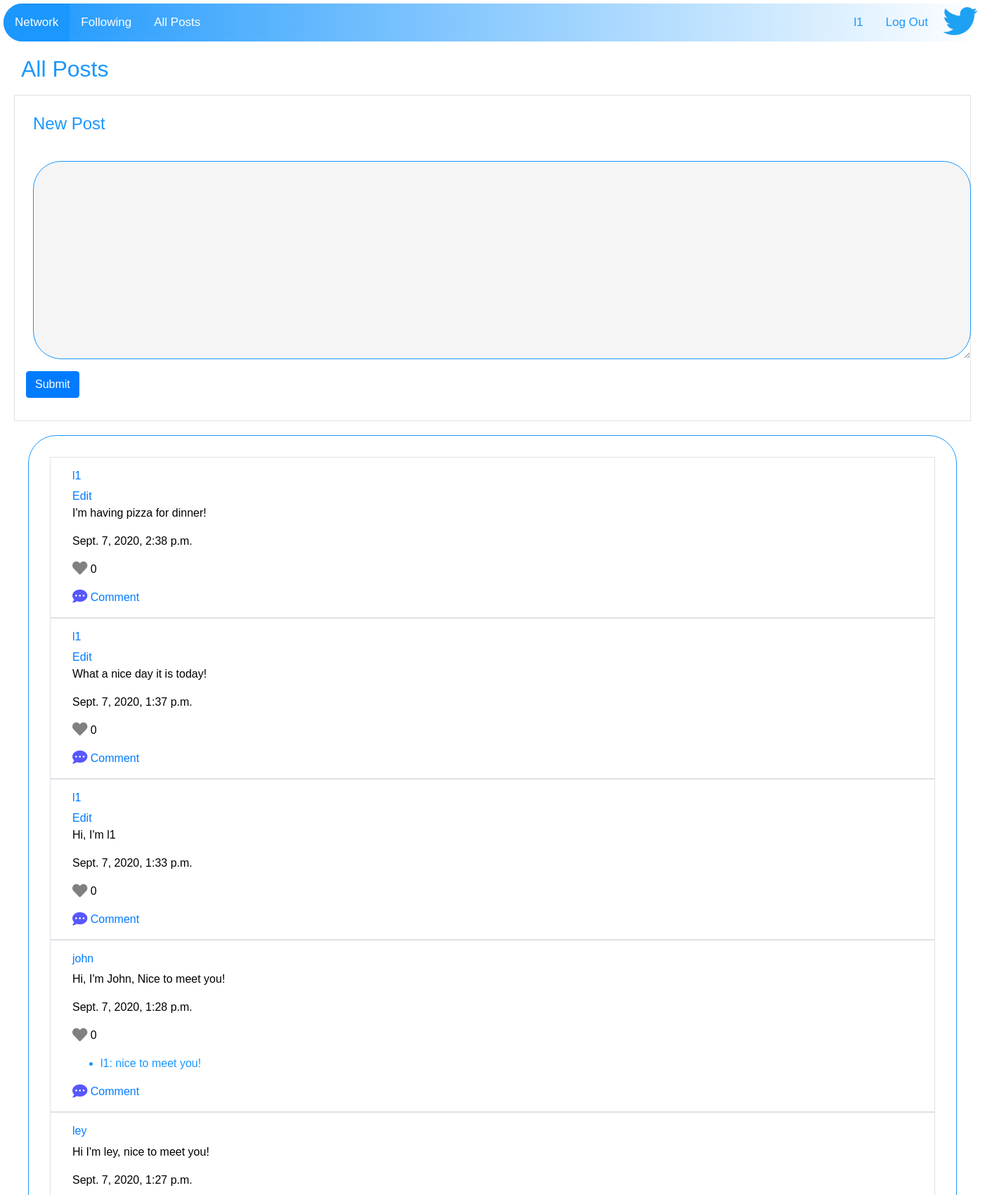
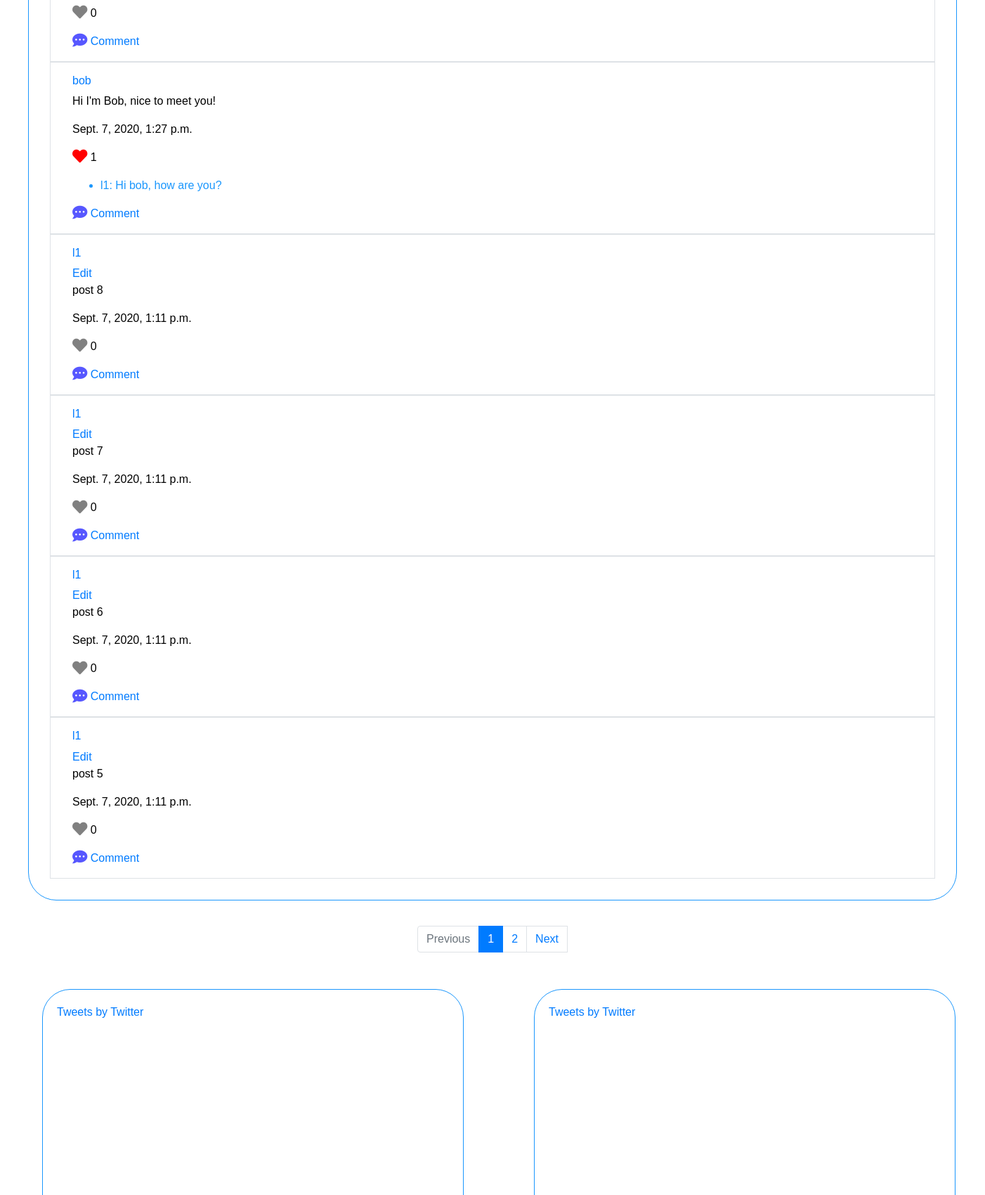
The page / (signed in, upper part) on the database its author committed (2 pictures, top to bottom).
### network/models.py (models this page shows, shortened)
class User(AbstractUser):
    pass

class Post(models.Model):
    user = models.ForeignKey(User, on_delete = models.CASCADE, related_name="post_user")
    text = models.TextField()
    time = models.DateTimeField(auto_now_add=True)
    likes = models.ForeignKey(Like, null=True, blank=True, on_delete = models.CASCADE, related_name="post_likes")
    comments = models.ManyToManyField(Comment, blank=True, related_name="post_comments")

class Like(models.Model):
    users = models.ManyToManyField(User, related_name="like_users")
    num = models.PositiveIntegerField(default=0)

class Comment(models.Model):
    user = models.ForeignKey(User, blank=True, on_delete = models.CASCADE, related_name="comment_user")
    comment = models.TextField()

### network/views.py (the view, shortened to what this page needs)
# urls.py: path("", views.index, name="index"),
def index(request):
    if request.user.is_authenticated:
        if request.method == 'GET':
            all_posts = Post.objects.all().order_by('-time')
            page = request.GET.get('page', 1)
            paginator = Paginator(all_posts, 10)
            try:
                posts = paginator.page(page)
            except PageNotAnInteger:
                posts = paginator.page(1)
            except EmptyPage:
                posts = paginator.page(paginator.num_pages)
            post_form = PostForm(initial={'user': request.user})
            comment_form = CommentForm(initial={'user': request.user})
            return render(request, "network/index.html", {'posts': posts, 'post_form': post_form, 'comment_form': comment_form})
    else:
        return HttpResponseRedirect(reverse("login"))

### network/models.py
class PostForm(ModelForm):
    class Meta:
        model = Post
        fields = ('text',)
        exclude = ('user','time','likes','comments',)
        widgets = {
            "message": Textarea(
                attrs={"rows": 5, "cols": 200}
            )
        }
        error_messages = {
            'text': {
                'max_length': _("This post is too long."),
            },
        }

class CommentForm(ModelForm):
    class Meta:
        model = Comment
        fields = ('comment',)
        exclude = ('user',)
        labels = {
            "comment": _("Comment"),
        }
        widgets = {
            "message": Textarea(
                attrs={"rows": 5, "cols": 200}
            )
        }
        error_messages = {
            'text': {
                'max_length': _("This comment is too long."),
            },
        }

### network/templates/network/index.html (shortened to what this page needs)
{% extends "network/layout.html" %}
{% load static %}
{% block body %}
    <h2>All Posts</h2>
    <div class='row border mx-auto p-3' id="new_post">
        <h4>New Post</h4>
        <form action="{% url 'index' %}" method="POST" class="form-group">
            {{ post_form.text }}
            <input type="submit" class="btn btn-primary" name="post-submit" id="post-submit">
        </form>
    </div>
    <div id="posts">
        {% for post in posts %}
            <div class='row border mx-auto p-3' id="post">
                <div class="col-sm-12">
                    <h6><a href="{% url 'profile' post.user.id %}">{{ post.user }}</a></h6>
                    {% if request.user == post.user %}
                        <a href="" class="edit" id="{{ post.id }}">Edit</a>
                    {% endif %}
                    <p class="pt" id="{{ post.id }}">{{ post.text }}</p>
                    <p id="time">{{ post.time }}</p>
                    <p>
                        {% if request.user in post.likes.users.all %}
                            <a href="">
                                <i class="fas fa-heart fa-lg" name="heart" id="{{ post.id }}" style="color:red;"></i>
                            </a>
                        {% else %}
                            <a href="">
                            <i class="fas fa-heart fa-lg" name="heart" id="{{ post.id }}" style="color:gray;"></i>
                            </a>
                        {% endif %}
                        <span class="num-like" id="{{ post.id }}">{{ post.likes.num }}</span>
                    </p>
                    <ul id="comments">
                        {% for c in post.comments.all %}
                            <li>{{ c.user }}: {{ c.comment }}</li>
                        {% endfor %}
                    </ul>
                    <a href="" class="comment" id="{{ post.id }}"><i class="fas fa-comment-dots fa-lg" style="color:rgb(87, 87, 255);"></i> Comment</a>
                </div>
            </div>
        {% endfor %}
    </div>
    <div class='row justify-content-center mx-auto p-3' id='pages'>
        {% if posts.has_other_pages %}
            <nav aria-label="...">
                <ul class="pagination justify-content-center">
                    {% if posts.has_previous %}
                        <li><a class="page-link" href="?page={{ posts.previous_page_number }}" tabindex="-1" aria-disabled="true">Previous</a></li>
                    {% else %}
                        <li class="page-item disabled"><span class="page-link">Previous</span></li>
                    {% endif %}
                    {% for i in posts.paginator.page_range %}
                        {% if posts.number == i %}
                            <li class="page-item active" aria-current="page">
                                <span class="page-link">
                                    {{ i }}
                                </span>
                            </li>
                        {% else %}
                            <li><a href="?page={{ i }}"><span class="page-link">{{ i }}</span></a></li>
                        {% endif %}
                    {% endfor %}
                    {% if posts.has_next %}
                        <li><a class="page-link" href="?page={{ posts.next_page_number }}">Next</a></li>
                    {% else %}
                        <li class="page-item disabled"><span class="page-link" tabindex="-1" aria-disabled="true">Next</span></li>
                    {% endif %}
                </ul>
            </nav>
        {% endif %}
    </div>
    <div id="box1">
        <a class="twitter-timeline" href="https://twitter.com/Twitter?ref_src=twsrc%5Etfw">Tweets by Twitter</a> <script async src="https://platform.twitter.com/widgets.js" charset="utf-8"></script>
    </div>
    <div id="box2">
        <a class="twitter-timeline" href="https://twitter.com/bbcworld">Tweets by Twitter</a> <script async src="https://platform.twitter.com/widgets.js" charset="utf-8"></script>
    </div>
{% endblock %}

### network/templates/network/layout.html (shortened to what this page needs)
{% load static %}
<!DOCTYPE html>
<html lang="en">
    <head>
        <link rel="stylesheet" href="https://stackpath.bootstrapcdn.com/bootstrap/4.4.1/css/bootstrap.min.css">
        <link href="{% static 'network/styles.css' %}" rel="stylesheet">
        <link rel="stylesheet" href="https://use.fontawesome.com/releases/v5.14.0/css/solid.css">
        <link rel="stylesheet" href="https://use.fontawesome.com/releases/v5.14.0/css/fontawesome.css">
    </head>
    <body>
        <div class="topnav">
            <a class="active" href="#">Network</a>
            {% if user.is_authenticated %}
            <a href="{% url 'following' %}">Following</a>
            {% endif %}
            <a href="{% url 'index' %}">All Posts</a>
            <div class="topnav-right">
                {% if user.is_authenticated %}
                    <a href="#" style="color: rgb(27, 151, 253);">{{ user.username }}</a>
                    <a href="{% url 'logout' %}" style="color: rgb(27, 151, 253);">Log Out</a>
                {% else %}
                    <a href="{% url 'login' %}" style="color: rgb(27, 151, 253);">Log In</a>
                    <a href="{% url 'register' %}" style="color: rgb(27, 151, 253);">Register</a>
                {% endif %}
                <img src="{% static '/network/twitter.png' %}" style="height: 50px; width: 60px;padding: 5px;">
            </div>
          </div>
        <div class="container-fluid">
            {% block body %}
            {% endblock %}
        </div>
    </body>
</html>

### network/static/network/styles.css (style rules this page uses)
textarea { min-height: 100px; min-width: 1335px; background-color: whitesmoke; padding: 20px; color:black; margin: 10px; border-style: solid; border-radius:40px; border-color: rgb(27, 151, 253); }
body { padding: 5px; color: rgb(27, 151, 253); font-family: 'helvetica'; }
h2 { padding-top: 20px; padding-left: 10px; padding-bottom: 10px; }
h4 { padding-top: 10px; padding-left: 10px; padding-bottom: 20px; }
p { color:black; }
#posts { background-color: white; margin:20px; padding:30px; max-width: 1400px; border-style: solid; border-width: 1px; border-radius:40px; }
.topnav { background-image: linear-gradient(to right, rgb(27, 151, 253) , white); overflow: hidden; color: white; border-radius:40px; }
.topnav a { float: left; text-align: center; padding: 14px 16px; text-decoration: none; font-size: 17px; color: white; }
.topnav a.active { background-color: rgb(27, 151, 253); color: white; }
.topnav-right { float: right; color: black; }
#box1 { float:left; background-color: white; height: 1000px; width: 600px; padding: 20px; padding-bottom: 100px; margin-left: 40px; margin-top: 20px; border-style: solid; border-width: 1px; border-radius:40px; overflow-y: scroll; }
#box2 { float:left; background-color: white; height: 1000px; width: 600px; padding: 20px; padding-bottom: 100px; margin-left: 100px; margin-top: 20px; border-style: solid; border-width: 1px; border-radius:40px; overflow-y: scroll; }
.twitter-timeline { float:center; width: 400px; padding-bottom: 50px; }

### rows shown on the page
User: username "l1"
Post: user "l1", text "I'm having pizza for dinner!", time "Sept. 7, 2020, 2:38 p.m.", likes.num "0"
Post: user "l1", text "What a nice day it is today!", time "Sept. 7, 2020, 1:37 p.m.", likes.num "0"
Post: user "l1", text "Hi, I'm l1", time "Sept. 7, 2020, 1:33 p.m.", likes.num "0"
Post: user "john", text "Hi, I'm John, Nice to meet you!", time "Sept. 7, 2020, 1:28 p.m.", likes.num "0"
Comment: user "l1", comment "nice to meet you!"
Post: user "ley", text "Hi I'm ley, nice to meet you!", time "Sept. 7, 2020, 1:27 p.m.", likes.num "0"
Post: user "bob", text "Hi I'm Bob, nice to meet you!", time "Sept. 7, 2020, 1:27 p.m.", likes.num "1"
Comment: user "l1", comment "Hi bob, how are you?"
Post: user "l1", text "post 8", time "Sept. 7, 2020, 1:11 p.m.", likes.num "0"
Post: user "l1", text "post 7", time "Sept. 7, 2020, 1:11 p.m.", likes.num "0"
Post: user "l1", text "post 6", time "Sept. 7, 2020, 1:11 p.m.", likes.num "0"
Post: user "l1", text "post 5", time "Sept. 7, 2020, 1:11 p.m.", likes.num "0"

### other values the page prints
{{ i }} "1"
{{ i }} "2"
